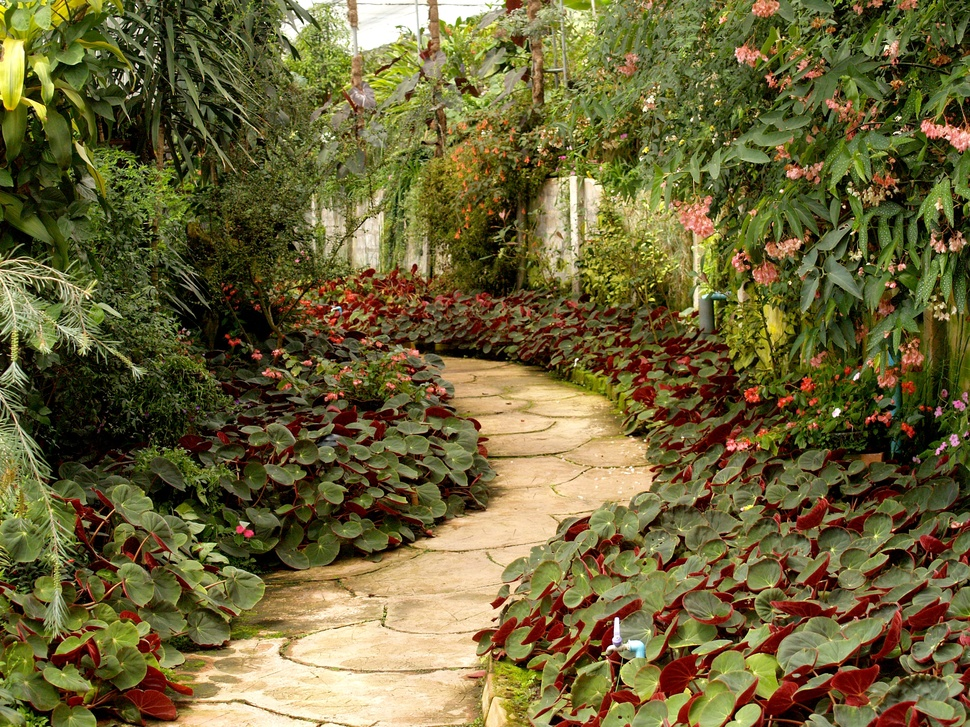
#> input picture PicoCTF_2019/Forensics/GloryoftheGarden-50/garden.jpg, 970 x 727 px, shrunk from 2999 x 2249 before the run
$ python encoder.py ../../../../PicoCTF_2019/Forensics/GloryoftheGarden-50/garden.jpg ../../../../PicoCTF_2019/Forensics/GloryoftheGarden-50/garden.jpg out.png
#> lines starting #> are read from the running program, lines starting #| are printed output that depends on the picture
import base64
import binascii
import sys
from PIL import Image

def readBin(fname):
    f = open(fname, "rb")
    fstr = base64.b64encode(f.read())
    fdec = fstr.decode('utf-8')
    return fdec

def generateAValues(b64str):
    numArr = []
    for ch in b64str:
        val = ord(ch)
        n = 255 - val
        numArr.append(n)
    return numArr


def readImage(inputImg, encFile, outputImg):
#> called with outputImg = 'out.png'
    im = Image.open(inputImg) # Can be many different formats.
#> im is the input picture: PIL image 970x727 RGB; mean R, G, B 108.6, 100, 55.7
    pix = im.load()
    print("[+] Reading image...")
    x_size, y_size = im.size  # Get the width and hight of the image for iterating over
#> x_size = 970; y_size = 727
    sizeTup = (x_size, y_size)
#> sizeTup = (970, 727)
    newImg = Image.new('RGBA', sizeTup)
#> newImg: PIL image 970x727 RGBA; every value is 0
    newPix = newImg.load()
    counter = 0
    print("[+] Reading target file...")
    binStr = readBin(encFile) # read file as bin, return b64 string
    print("[+] Generating new alpha values...")
    aVals = generateAValues(binStr)
    print("[+] Writing new image...")
    for x in range(x_size):
        for y in range(y_size):
            try:
                r, g, b, a = pix[x, y]
            except:
                r, g, b = pix[x, y]
                a = 255
            if counter >= len(binStr):
                newA = a
            else:
                newA = aVals[counter]
            counter += 1
            newPix[x, y] = (r, g, b, newA)
#> after the loop, counter = 705190
    print("[+] Saving new image...")
    newImg.save(outputImg)
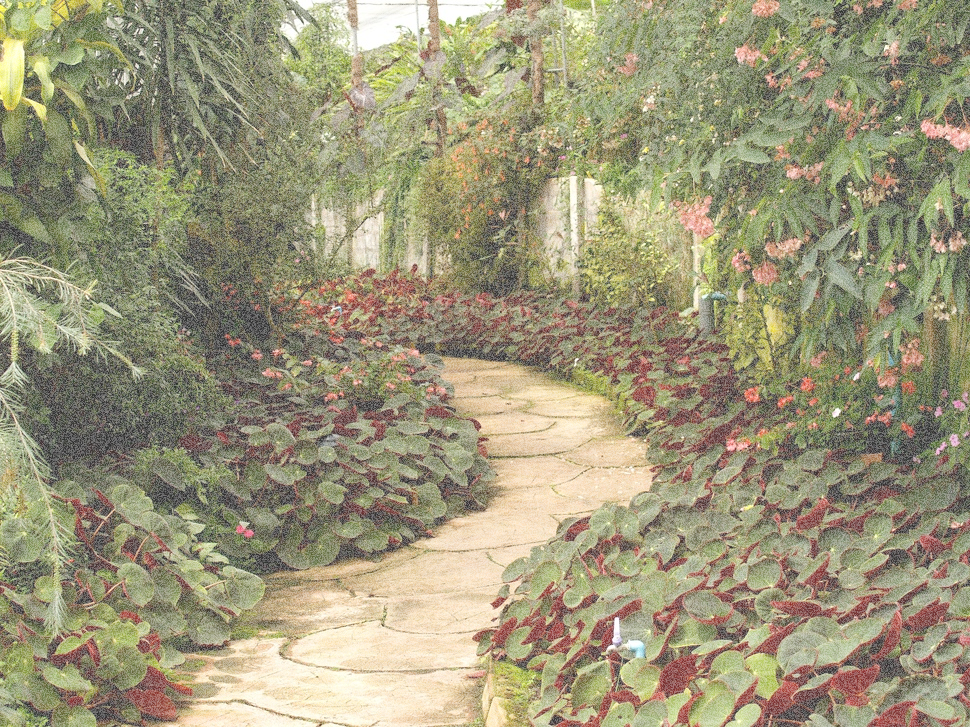
#> saved as out.png: PIL image 970x727 RGBA; mean R, G, B, A 108.6, 100, 55.7, 169.8; transparent parts drawn white

def main():
    try:
        inpImg = sys.argv[1]
        encFil = sys.argv[2]
        outImg = sys.argv[3]
    except:
        print("USAGE: encoder.py <input_img> <file_to_encode> <output_img>")
        return
    readImage(inpImg, encFil, outImg)

main()
